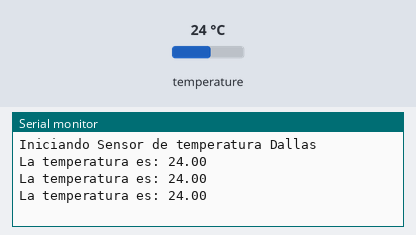
Bench run of a sketch on a simulated Arduino Uno, built with avr-gcc and run on an emulated ATmega328P. On the bench: the last lines printed to the serial monitor. The inputs (shaded band) are chosen by the test bench; at power-on: temperature 24 °C.

Above: at 2.3 s.
2.4 s: temperature set to 12 °C
At 3.7 s:
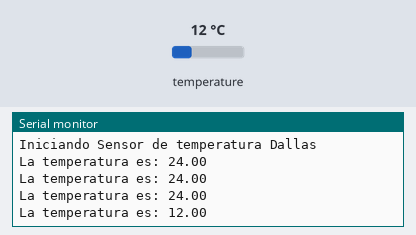
3.9 s: temperature set to 19 °C
At 3.9 s:
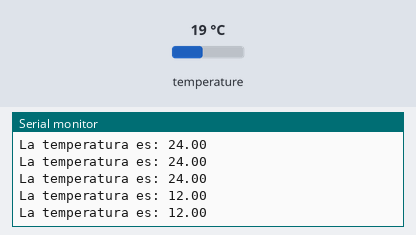
Timing chart, 0 to 6.9 s (numbered marks = the images above; inputs shaded):
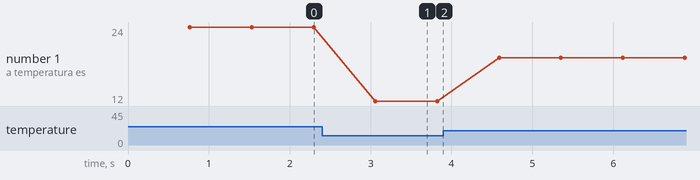

The sketch:

dallas_18b20.ino
```cpp
// Include libraries
#include <OneWire.h>
#include <DallasTemperature.h>

// Define pin to use with one wire
#define ONE_WIRE_BUS 2
OneWire oneWire(ONE_WIRE_BUS);
DallasTemperature sensor (&oneWire);

float temperature;

void setup() {
  Serial.begin(9600);
  Serial.println("Iniciando Sensor de temperatura Dallas");
}

void loop() {
  sensor.requestTemperatures();
  temperature = sensor.getTempCByIndex(0);
  Serial.println("La temperatura es: " + String(temperature));
}
```

Measured:
- after the input at 2.4 s, the serial monitor: prints a new line after 0.66 s (image 1)
- plotted number 1: 24 → 12 after the input at 2.4 s, 12 → 19 after the input at 3.9 s
